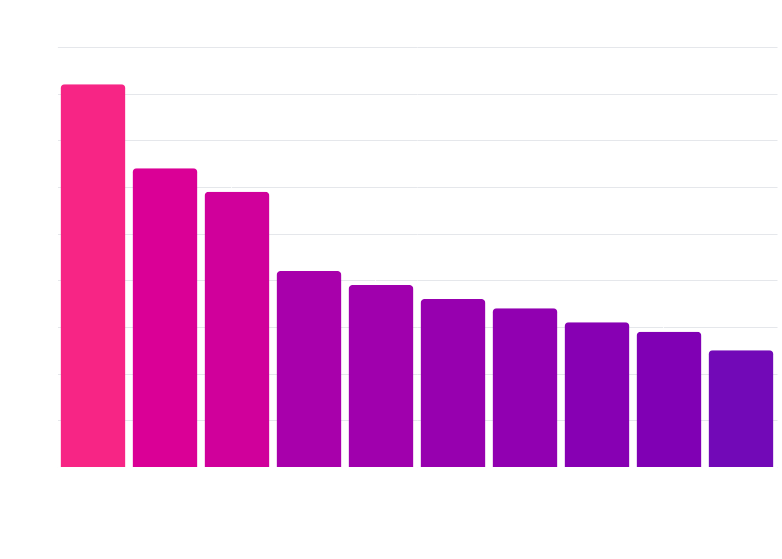

Here is the Vega-Lite specification saved for this chart:
### Vega-Lite specification from a JSON file in a GitHub repository (floating-point values rounded to 4 significant figures)
{"$schema": "https://vega.github.io/schema/vega-lite/v5.json", "description": "Vertical bar chart of jobs held by migrant workers", "width": 720, "height": 420, "data": {"values": [{"Occupation": "Registered Nurses", "Jobs": 8200}, {"Occupation": "Software Engineers", "Jobs": 6400}, {"Occupation": "Chefs", "Jobs": 5900}, {"Occupation": "Electricians", "Jobs": 4200}, {"Occupation": "Construction Managers", "Jobs": 3900}, {"Occupation": "Accountants", "Jobs": 3600}, {"Occupation": "Aged Care Workers", "Jobs": 3400}, {"Occupation": "ICT Business Analysts", "Jobs": 3100}, {"Occupation": "Secondary School Teachers", "Jobs": 2900}, {"Occupation": "Motor Mechanics", "Jobs": 2500}]}, "layer": [{"mark": {"type": "bar", "cornerRadiusTopLeft": 4, "cornerRadiusTopRight": 4}, "encoding": {"x": {"field": "Occupation", "type": "ordinal", "sort": "-y", "title": null, "axis": {"labelAngle": -35, "labelFontSize": 10, "labelLimit": 150}}, "y": {"field": "Jobs", "type": "quantitative", "title": "Number of migrant workers", "axis": {"format": ",.0f", "gridColor": "#E5E7EB"}}, "color": {"field": "Jobs", "type": "quantitative", "scale": {"range": ["#7209B7", "#F72585"]}, "legend": null}, "tooltip": [{"field": "Occupation", "type": "nominal"}, {"field": "Jobs", "type": "quantitative", "title": "Migrant workers", "format": ",.0f"}]}}, {"mark": {"type": "text", "dy": -8, "fontSize": 10, "fontWeight": "bold", "color": "#ffffff"}, "encoding": {"x": {"field": "Occupation", "type": "ordinal", "sort": "-y"}, "y": {"field": "Jobs", "type": "quantitative"}, "text": {"field": "Jobs", "type": "quantitative", "format": ",.0f"}}}], "title": {"text": "Top Occupations Filled by Skilled Migrants", "subtitle": "Skilled migrants support workforce shortages across healthcare, construction, and technology sectors", "fontSize": 18, "subtitleFontSize": 12}, "config": {"view": {"stroke": null}, "axis": {"labelFontSize": 11, "titleFontSize": 12, "labelColor": "#ffffff", "titleColor": "#ffffff", "tickColor": "#ffffff", "domainColor": "#ffffff", "gridColor": "rgba(255,255,255,0.2)"}, "title": {"color": "#ffffff", "subtitleColor": "#ffffff"}, "legend": {"labelColor": "#ffffff", "titleColor": "#ffffff"}, "text": {"color": "#ffffff"}}}
